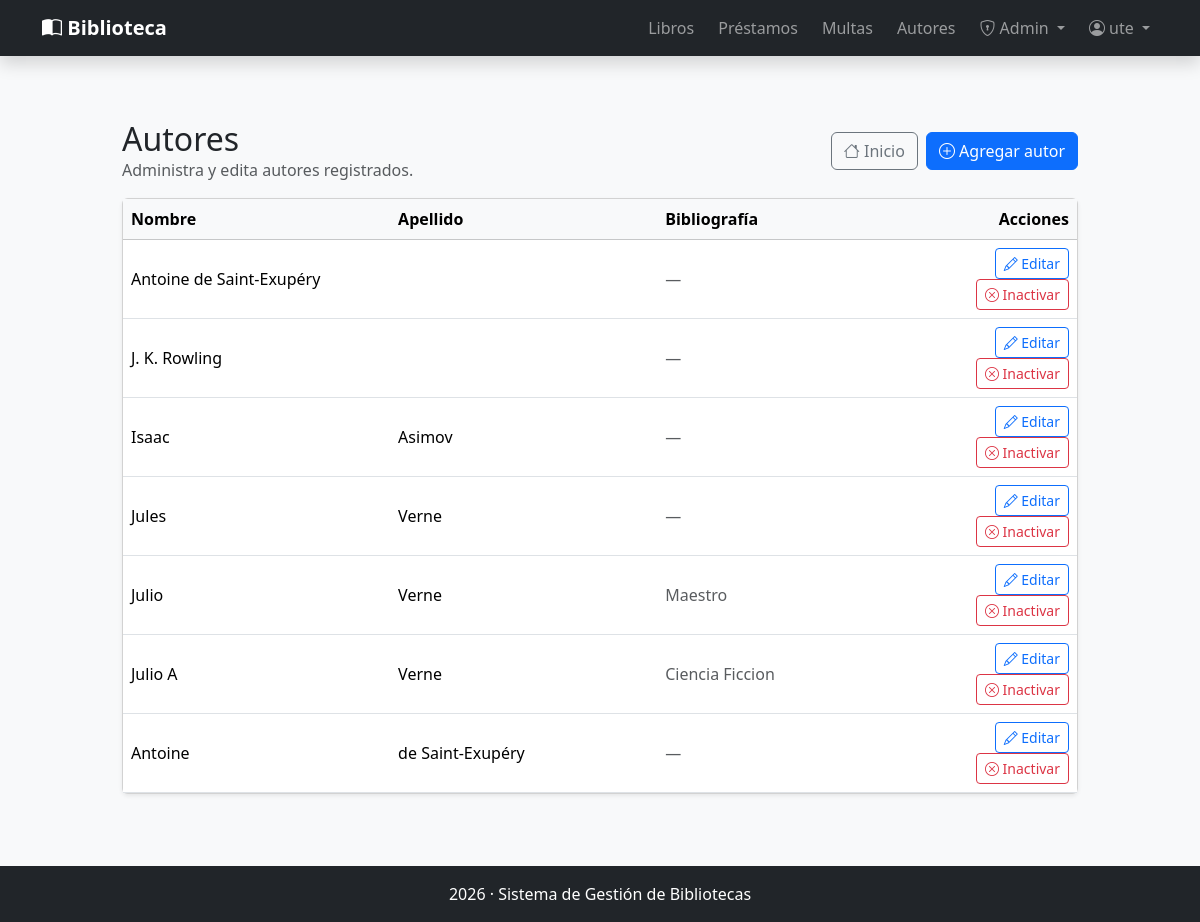
/autores/ (signed in), run on the app's committed database.
### gestion/models.py (models this page shows, shortened)
class Autor(models.Model):
    nombre = models.CharField(max_length=50)
    apellido = models.CharField(max_length=50)
    bibliografia = models.CharField(max_length=200,blank=True, null=True)
    activo = models.BooleanField(default=True)

### gestion/views.py (the view)
# urls.py: path('autores/',lista_autores, name="lista_autores"),
@login_required
@permission_required("gestion.view_autor", raise_exception=True)
def lista_autores(request):
    autores = Autor.objects.filter(activo=True).order_by("apellido", "nombre")
    return render(request, "gestion/templates/autores.html", {"autores": autores})

### gestion/templates/autores.html (shortened to what this page needs)
{% extends "index.html" %}
{% block contenido %}
<div class="container py-4" style="max-width: 980px;">
  <div class="d-flex flex-wrap gap-2 justify-content-between align-items-center mb-3">
    <div>
      <h2 class="m-0">Autores</h2>
      <div class="text-muted">Administra y edita autores registrados.</div>
    </div>
    <div class="d-flex gap-2">
      <a class="btn btn-outline-secondary" href="{% url 'index' %}">
        <i class="bi bi-house"></i> Inicio
      </a>
      <a class="btn btn-primary" href="{% url 'crear_autores' %}">
        <i class="bi bi-plus-circle"></i> Agregar autor
      </a>
    </div>
  </div>
  <div class="card shadow-sm">
    <div class="card-body p-0">
      <div class="table-responsive">
        <table class="table table-hover m-0 align-middle">
          <thead class="table-light">
            <tr>
              <th style="width: 28%;">Nombre</th>
              <th style="width: 28%;">Apellido</th>
              <th>Bibliografía</th>
              <th style="width: 140px;" class="text-end">Acciones</th>
            </tr>
          </thead>
          <tbody>
            {% for autor in autores %}
              <tr>
                <td>{{ autor.nombre }}</td>
                <td>{{ autor.apellido }}</td>
                <td class="text-muted">
                  {{ autor.bibliografia|default:"—" }}
                </td>
                <td class="text-end">
                  <a class="btn btn-sm btn-outline-primary"
                     href="{% url 'editar_autores' autor.id %}">
                    <i class="bi bi-pencil"></i> Editar
                  </a>
                  <form method="post" action="{% url 'eliminar_autor' autor.id %}" class="d-inline"
                        onsubmit="return confirm('¿Inactivar este autor?');">
                    <button class="btn btn-sm btn-outline-danger" type="submit">
                        <i class="bi bi-x-circle"></i> Inactivar
                    </button>
                  </form>
                </td>
              </tr>
            {% endfor %}
          </tbody>
        </table>
      </div>
    </div>
  </div>
</div>
{% endblock %}

### gestion/templates/index.html (shortened to what this page needs)
<!DOCTYPE html>
<html lang="es">
<head>
  <link href="https://cdn.jsdelivr.net/npm/bootstrap@5.3.2/dist/css/bootstrap.min.css" rel="stylesheet">
  <link href="https://cdn.jsdelivr.net/npm/bootstrap-icons@1.11.1/font/bootstrap-icons.css" rel="stylesheet">
</head>
<body class="bg-light">
  <nav class="navbar navbar-expand-lg navbar-dark bg-dark shadow">
    <div class="container">
      <a class="navbar-brand fw-bold" href="{% url 'index' %}">
        <i class="bi bi-book-half"></i> Biblioteca
      </a>
      <div class="collapse navbar-collapse" id="navbarMenu">
        <ul class="navbar-nav ms-auto align-items-lg-center gap-lg-2">
          <li class="nav-item">
            <a class="nav-link" href="{% url 'lista_libros' %}">Libros</a>
          </li>
          {% if user.is_authenticated and perms.gestion.gestionar_prestamos %}
            <li class="nav-item"><a class="nav-link" href="{% url 'lista_prestamos' %}">Préstamos</a></li>
            <li class="nav-item"><a class="nav-link" href="{% url 'lista_multa' %}">Multas</a></li>
          {% endif %}
          {% if user.is_authenticated and perms.gestion.view_autor %}
            <li class="nav-item"><a class="nav-link" href="{% url 'lista_autores' %}">Autores</a></li>
          {% endif %}
          {% if user.is_authenticated and user.is_superuser %}
          <li class="nav-item dropdown">
            <a class="nav-link dropdown-toggle" href="#" role="button" data-bs-toggle="dropdown">
              <i class="bi bi-shield-lock"></i> Admin
            </a>
          </li>
          {% endif %}
          {% if not user.is_authenticated %}
            <li class="nav-item">
              <a class="nav-link" href="{% url 'login' %}">
                <i class="bi bi-box-arrow-in-right"></i> Login
              </a>
            </li>
            <li class="nav-item">
              <a class="btn btn-sm btn-outline-light" href="{% url 'registro' %}">
                <i class="bi bi-person-plus"></i> Registrarse
              </a>
            </li>
          {% else %}
            <li class="nav-item dropdown">
              <a class="nav-link dropdown-toggle" href="#" role="button" data-bs-toggle="dropdown">
                <i class="bi bi-person-circle"></i> {{ user.username }}
              </a>
            </li>
          {% endif %}
        </ul>
      </div>
    </div>
  </nav>
  <main class="py-4">
    {% block contenido %}{% endblock %}
  </main>
  <footer class="bg-dark text-white text-center py-3 mt-4">
    <p class="m-0">2026 · Sistema de Gestión de Bibliotecas</p>
  </footer>
</body>
</html>

### data on the page
Autor: nombre "Antoine de Saint-Exupéry", bibliografia "—"
Autor: nombre "J. K. Rowling", bibliografia "—"
Autor: nombre "Isaac", apellido "Asimov", bibliografia "—"
Autor: nombre "Jules", apellido "Verne", bibliografia "—"
Autor: nombre "Julio", apellido "Verne", bibliografia "Maestro"
Autor: nombre "Julio A", apellido "Verne", bibliografia "Ciencia Ficcion"
Autor: nombre "Antoine", apellido "de Saint-Exupéry", bibliografia "—"

### other printed values
{{ user.username }} "ute"
